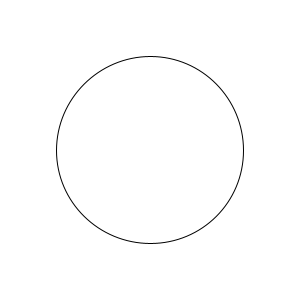
Frame 1 (no input)
Frame 60 (the mouse pressed at the canvas centre just before this capture): identical to frame 1, image omitted
Frame 120 (the mouse held since frame 60 and released just before this capture): identical to frame 1, image omitted

The Processing sketch that drew this single still picture (run headless with seeded random() and noise(); from frame 60 on, the mouse is pressed at the canvas centre):

// Processing sketch: Array_average_Scores
// ── Array_average_Scores.pde
int[] playerScores = new int[100];
int sum;
float average;

void setup()
{
  size(300,300);
  fillArrayRandom();
}

void draw()
{
  background(255);
  
  //Calculate the Average of all the scores
  sum = 0;
  for(int i = 0; i < playerScores.length; i++)
  {
    sum += playerScores[i];
  }
  average = sum/playerScores.length;
  println(average);
  
  //draw cicle based on average player score
  ellipse(width/2,height/2,average,average);
}

void fillArrayRandom()
{
  for(int i = 0; i < playerScores.length; i++)
  {
    //need to type the variable
    playerScores[i] = int(random(100,300));
  }
}

void keyPressed()
{
  fillArrayRandom();
}
